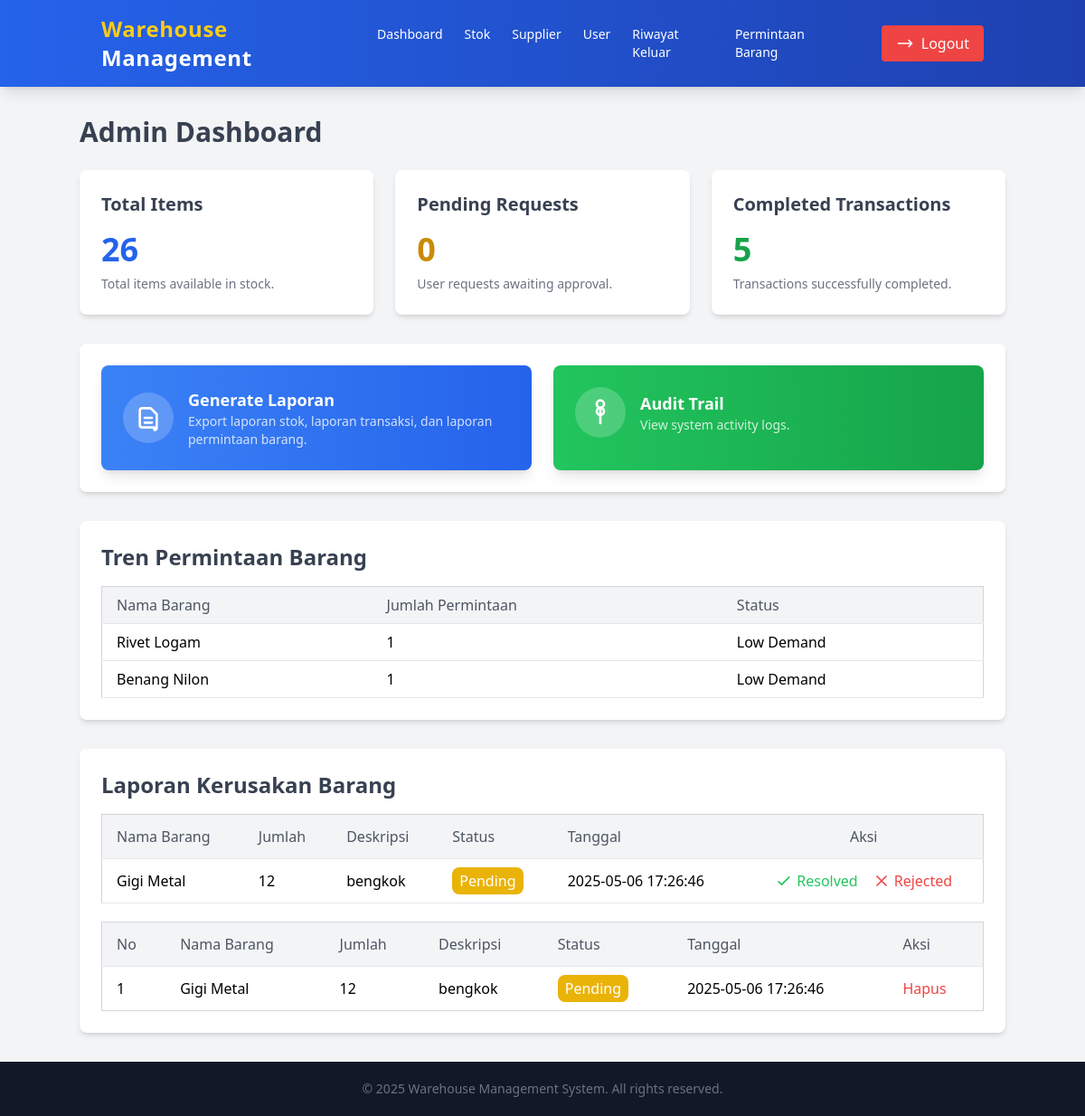
Screenshot of /admin_dashboard.php (signed in) with the database file from the repository.
### tables this page shows
CREATE TABLE `barang_rusak` (
  `id_barang_rsk` int(15) NOT NULL,
  `id_barang` int(15) NOT NULL,
  `jumlah` int(255) NOT NULL,
  `deskripsi` text NOT NULL,
  `status` enum('Pending','Resolved','Rejected','') NOT NULL,
  `tanggal` timestamp NOT NULL DEFAULT current_timestamp() ON UPDATE current_timestamp()
);

CREATE TABLE `stok_barang` (
  `id_barang` int(15) NOT NULL,
  `nama_barang` varchar(255) NOT NULL,
  `id_kategori` int(15) NOT NULL,
  `jumlah` int(255) NOT NULL,
  `id_rak` int(15) NOT NULL
);

### admin_dashboard.php (the view, shortened to what the rows shown need)
<?php
include('koneksi.php');
?>
<!DOCTYPE html>
<html lang="en">
<head>
    <script src="https://cdn.tailwindcss.com"></script>
</head>
<body class="bg-gray-100 font-sans leading-normal tracking-normal min-h-screen flex flex-col">
    <div class="container mx-auto mt-8 flex-grow">
        <h1 class="text-3xl font-bold text-gray-700 mb-6">Admin Dashboard</h1>
        <div class="grid grid-cols-1 md:grid-cols-2 lg:grid-cols-3 gap-6">
            <div class="bg-white shadow-md rounded-lg p-6">
                <h2 class="text-xl font-bold text-gray-700">Total Items</h2>
            </div>
            <div class="bg-white shadow-md rounded-lg p-6">
                <h2 class="text-xl font-bold text-gray-700">Pending Requests</h2>
            </div>
            <div class="bg-white shadow-md rounded-lg p-6">
                <h2 class="text-xl font-bold text-gray-700">Completed Transactions</h2>
            </div>
        </div>
            <div class="bg-white shadow-md rounded-lg p-6 mt-8 flex-grow">
                <h2 class="text-2xl font-bold text-gray-700 mb-4">Tren Permintaan Barang</h2>
                <table class="min-w-full bg-white border border-gray-300">
                    <thead class="bg-gray-100">
                        <tr>
                            <th class="py-2 px-4 border-b text-left text-gray-600 font-medium">Nama Barang</th>
                            <th class="py-2 px-4 border-b text-left text-gray-600 font-medium">Jumlah Permintaan</th>
                            <th class="py-2 px-4 border-b text-left text-gray-600 font-medium">Status</th>
                        </tr>
                    </thead>
                </table>
            </div>
        <div class="bg-white shadow-md rounded-lg p-6 mt-8 flex-grow">
            <h2 class="text-2xl font-bold text-gray-700 mb-4">Laporan Kerusakan Barang</h2>
            <table class="min-w-full bg-white border border-gray-300 rounded-lg">
                <thead class="bg-gray-100">
                    <tr>
                        <th class="py-3 px-4 border-b text-left text-gray-600 font-medium">Nama Barang</th>
                        <th class="py-3 px-4 border-b text-left text-gray-600 font-medium">Jumlah</th>
                        <th class="py-3 px-4 border-b text-left text-gray-600 font-medium">Deskripsi</th>
                        <th class="py-3 px-4 border-b text-left text-gray-600 font-medium">Status</th>
                        <th class="py-3 px-4 border-b text-left text-gray-600 font-medium">Tanggal</th>
                        <th class="py-3 px-4 border-b text-center text-gray-600 font-medium">Aksi</th>
                    </tr>
                </thead>
                <tbody class="divide-y divide-gray-200">
                    <?php
                    $sql = "SELECT barang_rusak.id_barang_rsk, stok_barang.id_barang, stok_barang.nama_barang, barang_rusak.jumlah, barang_rusak.deskripsi, barang_rusak.status, barang_rusak.tanggal FROM barang_rusak JOIN stok_barang ON barang_rusak.id_barang = stok_barang.id_barang WHERE status = 'Pending'";
                    $result = $conn->query($sql);
                    if ($result && $result->num_rows > 0) {
                        while ($row = $result->fetch_assoc()) {
                            echo "<tr class='hover:bg-gray-50'>
                                    <td class='py-3 px-4 border-b'>" . htmlspecialchars($row['nama_barang']) . "</td>
                                    <td class='py-3 px-4 border-b'>" . htmlspecialchars($row['jumlah']) . "</td>
                                    <td class='py-3 px-4 border-b'>" . htmlspecialchars($row['deskripsi']) . "</td>
                                    <td class='py-3 px-4 border-b'>
                                        <span class='px-2 py-1 rounded-lg text-white " .
                                        ($row['status'] === 'Resolved' ? 'bg-green-500' : ($row['status'] === 'Rejected' ? 'bg-red-500' : 'bg-yellow-500')) . "'>
                                            " . htmlspecialchars($row['status']) . "
                                        </span>
                                    </td>
                                    <td class='py-3 px-4 border-b'>" . htmlspecialchars($row['tanggal']) . "</td>
                                    <td class='py-3 px-4 border-b text-center'>
                                        <div class='flex items-center justify-center space-x-4'>
                                            <a href='/warehouse/barang_rusak/resolved.php?id_barang_rsk=" . $row['id_barang_rsk'] . "' class='text-green-500 hover:underline flex items-center'>
                                                <svg xmlns='http://www.w3.org/2000/svg' class='h-5 w-5 mr-1' fill='none' viewBox='0 0 24 24' stroke='currentColor'>
                                                    <path stroke-linecap='round' stroke-linejoin='round' stroke-width='2' d='M5 13l4 4L19 7' />
                                                </svg>
                                                Resolved
                                            </a>
                                            <a href='/warehouse/barang_rusak/rejected_laporan.php?id_barang_rsk=" . $row['id_barang_rsk'] . "' class='text-red-500 hover:underline flex items-center'>
                                                <svg xmlns='http://www.w3.org/2000/svg' class='h-5 w-5 mr-1' fill='none' viewBox='0 0 24 24' stroke='currentColor'>
                                                    <path stroke-linecap='round' stroke-linejoin='round' stroke-width='2' d='M6 18L18 6M6 6l12 12' />
                                                </svg>
                                                Rejected
                                            </a>
                                        </div>
                                    </td>
                                </tr>";
                        }
                    } else {
                        echo "<tr>
                                <td colspan='6' class='py-3 px-4 border-b text-center text-gray-500'>Belum ada permintaan barang.</td>
                            </tr>";
                    }
                    ?>
                </tbody>
            </table>
            <div class="overflow-x-auto mt-5">
                <table class="min-w-full bg-white border border-gray-300 rounded-lg">
                    <thead class="bg-gray-100">
                        <tr>
                            <th class="py-3 px-4 border-b text-left text-gray-600 font-medium">No</th>
                            <th class="py-3 px-4 border-b text-left text-gray-600 font-medium">Nama Barang</th>
                            <th class="py-3 px-4 border-b text-left text-gray-600 font-medium">Jumlah</th>
                            <th class="py-3 px-4 border-b text-left text-gray-600 font-medium">Deskripsi</th>
                            <th class="py-3 px-4 border-b text-left text-gray-600 font-medium">Status</th>
                            <th class="py-3 px-4 border-b text-left text-gray-600 font-medium">Tanggal</th>
                            <th class="py-3 px-4 border-b text-left text-gray-600 font-medium">Aksi</th>
                        </tr>
                    </thead>
                    <tbody class="divide-y divide-gray-200">
                        <?php
                        $sql = "SELECT barang_rusak.id_barang_rsk, stok_barang.id_barang, stok_barang.nama_barang, barang_rusak.jumlah, barang_rusak.deskripsi, barang_rusak.status, barang_rusak.tanggal FROM barang_rusak JOIN stok_barang ON barang_rusak.id_barang = stok_barang.id_barang ORDER BY barang_rusak.tanggal DESC";
                        $result = $conn->query($sql);
                        $no = 1;
                        if ($result && $result->num_rows > 0) {
                            while ($row = $result->fetch_assoc()) {
                                echo "<tr class='hover:bg-gray-50'>
                                        <td class='py-3 px-4'>" . htmlspecialchars($no++) . "</td>
                                        <td class='py-3 px-4'>" . htmlspecialchars($row['nama_barang']) . "</td>
                                        <td class='py-3 px-4'>" . htmlspecialchars($row['jumlah']) . "</td>
                                        <td class='py-3 px-4'>" . htmlspecialchars($row['deskripsi']) . "</td>
                                        <td class='py-3 px-4'>
                                            <span class='px-2 py-1 rounded-lg text-white " .
                                            ($row['status'] === 'Resolved' ? 'bg-green-500' : ($row['status'] === 'Rejected' ? 'bg-red-500' : 'bg-yellow-500')) . "'>
                                                " . htmlspecialchars($row['status']) . "
                                            </span>
                                        </td>
                                        <td class='py-3 px-4'>" . htmlspecialchars($row['tanggal']) . "</td>
                                        <td class='py-3 px-4'>
                                            <a href='?delete=" . $row['id_barang_rsk'] . "' onclick=\"return confirm('Yakin ingin menghapus?')\" class='text-red-500 hover:underline'>Hapus</a>
                                        </td>
                                    </tr>";
                            }
                        } else {
                            echo "<tr>
                                    <td colspan='7' class='py-3 px-4 text-center text-gray-500'>Belum ada data permintaan barang.</td>
                                </tr>";
                        }
                        ?>
                    </tbody>
                </table>
            </div>
        </div>
    </div>
</body>
</html>

### rows the page displays
barang_rusak: id_barang.nama_barang "Gigi Metal", jumlah "12", deskripsi "bengkok", status "Pending", tanggal "2025-05-06 17:26:46"

### other values shown
$totalItems "26"
$pendingRequests "0"
$completedTransactions "5"
$trend['nama_barang'] "Rivet Logam"
$trend['jumlah_permintaan'] "1"
$trend['status'] "Low Demand"
$trend['nama_barang'] "Benang Nilon"
